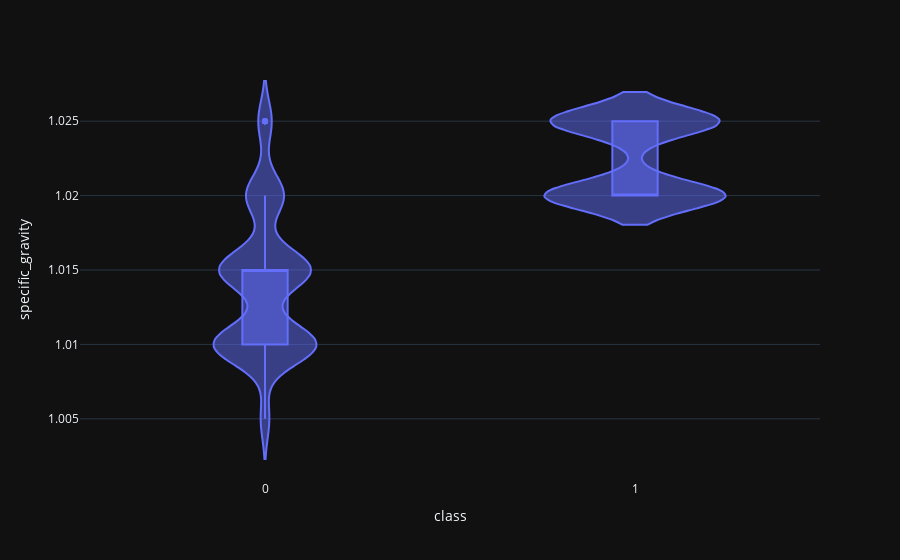

Notebook source saved alongside this figure:
### Code cell
violin('specific_gravity')

### Figure 1 — Plotly figure (JSON) as saved in the notebook; plotly's stock layout.template omitted (floating-point values rounded to 4 significant figures; data arrays with more than 128 entries replaced by an {"elided": "..."} marker saying what was removed)
{"data": [{"alignmentgroup": "True", "box": {"visible": true}, "hovertemplate": "class=%{x}<br>specific_gravity=%{y}<extra></extra>", "legendgroup": "", "marker": {"color": "#636efa"}, "name": "", "offsetgroup": "", "orientation": "v", "scalegroup": "True", "showlegend": false, "type": "violin", "x": {"elided": "400 int values"}, "x0": " ", "xaxis": "x", "y": {"elided": "400 float values"}, "y0": " ", "yaxis": "y"}], "layout": {"autosize": true, "legend": {"tracegroupgap": 0}, "margin": {"t": 60}, "violinmode": "group", "xaxis": {"anchor": "y", "autorange": true, "domain": [0, 1], "range": [-0.5, 1.5], "title": {"text": "class"}, "type": "linear"}, "yaxis": {"anchor": "x", "autorange": true, "domain": [0, 1], "range": [1.001, 1.029], "title": {"text": "specific_gravity"}, "type": "linear"}}}
